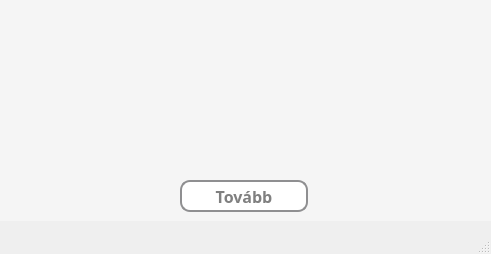
<?xml version="1.0" encoding="UTF-8"?>
<ui version="4.0">
 <class>MainWindow</class>
 <widget class="QMainWindow" name="MainWindow">
  <property name="geometry">
   <rect>
    <x>0</x>
    <y>0</y>
    <width>491</width>
    <height>254</height>
   </rect>
  </property>
  <property name="windowTitle">
   <string>Játékmód információ</string>
  </property>
  <property name="styleSheet">
   <string notr="true">* {
	font-size: 16pt;
	color: grey;
}</string>
  </property>
  <widget class="QWidget" name="centralwidget">
   <widget class="QWidget" name="widget" native="true">
    <property name="geometry">
     <rect>
      <x>0</x>
      <y>0</y>
      <width>491</width>
      <height>221</height>
     </rect>
    </property>
    <property name="styleSheet">
     <string notr="true">* {
	background-color: whitesmoke;
    font-size: 16px;
    font-weight: bold;
}</string>
    </property>
    <widget class="QPushButton" name="nextButton">
     <property name="geometry">
      <rect>
       <x>180</x>
       <y>180</y>
       <width>128</width>
       <height>32</height>
      </rect>
     </property>
     <property name="font">
      <font>
       <family>Corbel</family>
       <pointsize>-1</pointsize>
       <bold>true</bold>
      </font>
     </property>
     <property name="styleSheet">
      <string notr="true">* {
	background-color: white;
	border: 2px solid #8f8f91;
	border-radius: 10px;
	color: grey;
}

*:hover {
	background-color: rgb(120, 120, 220);
	color: white;
}</string>
     </property>
     <property name="text">
      <string>Tovább</string>
     </property>
    </widget>
    <widget class="QLabel" name="infoLabel">
     <property name="enabled">
      <bool>true</bool>
     </property>
     <property name="geometry">
      <rect>
       <x>20</x>
       <y>20</y>
       <width>451</width>
       <height>141</height>
      </rect>
     </property>
     <property name="font">
      <font>
       <family>Corbel</family>
       <pointsize>12</pointsize>
       <bold>true</bold>
      </font>
     </property>
     <property name="layoutDirection">
      <enum>Qt::LeftToRight</enum>
     </property>
     <property name="styleSheet">
      <string notr="true">* {
	font-size: 12pt;
	color: grey;
}</string>
     </property>
     <property name="frameShape">
      <enum>QFrame::NoFrame</enum>
     </property>
     <property name="text">
      <string/>
     </property>
     <property name="textFormat">
      <enum>Qt::PlainText</enum>
     </property>
     <property name="scaledContents">
      <bool>true</bool>
     </property>
     <property name="alignment">
      <set>Qt::AlignJustify</set>
     </property>
    </widget>
   </widget>
  </widget>
  <widget class="QStatusBar" name="statusbar"/>
 </widget>
 <resources/>
 <connections/>
</ui>
